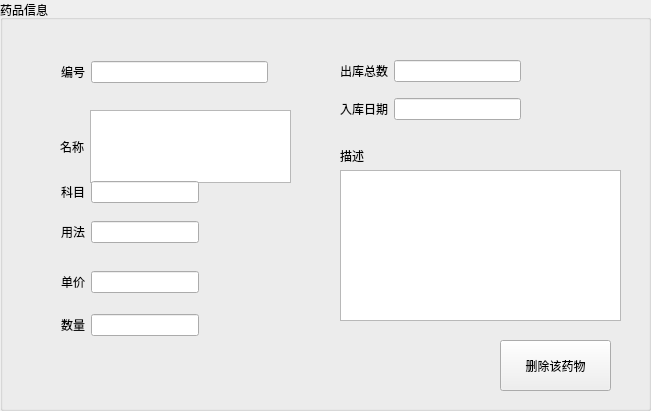
    <widget class="QGroupBox" name="medicinesgroupBox">
     <property name="geometry">
      <rect>
       <x>30</x>
       <y>10</y>
       <width>651</width>
       <height>411</height>
      </rect>
     </property>
     <property name="styleSheet">
      <string notr="true">font: 75 12pt &quot;黑体&quot;;</string>
     </property>
     <property name="title">
      <string>药品信息</string>
     </property>
     <widget class="QLabel" name="mlabel_26">
      <property name="geometry">
       <rect>
        <x>340</x>
        <y>140</y>
        <width>61</width>
        <height>31</height>
       </rect>
      </property>
      <property name="text">
       <string>描述</string>
      </property>
     </widget>
     <widget class="QTextEdit" name="mdesctextEdit">
      <property name="geometry">
       <rect>
        <x>340</x>
        <y>170</y>
        <width>281</width>
        <height>151</height>
       </rect>
      </property>
     </widget>
     <widget class="QWidget" name="layoutWidget">
      <property name="geometry">
       <rect>
        <x>340</x>
        <y>50</y>
        <width>181</width>
        <height>81</height>
       </rect>
      </property>
      <layout class="QVBoxLayout" name="verticalLayout_12">
       <item>
        <layout class="QHBoxLayout" name="horizontalLayout_35">
         <item>
          <widget class="QLabel" name="label_27">
           <property name="text">
            <string>出库总数</string>
           </property>
          </widget>
         </item>
         <item>
          <widget class="QLineEdit" name="mecountlineEdit"/>
         </item>
        </layout>
       </item>
       <item>
        <layout class="QHBoxLayout" name="horizontalLayout_34">
         <item>
          <widget class="QLabel" name="label_25">
           <property name="text">
            <string>入库日期</string>
           </property>
          </widget>
         </item>
         <item>
          <widget class="QLineEdit" name="midatelineEdit"/>
         </item>
        </layout>
       </item>
      </layout>
     </widget>
     <widget class="QPushButton" name="deletempushButton">
      <property name="geometry">
       <rect>
        <x>500</x>
        <y>340</y>
        <width>111</width>
        <height>51</height>
       </rect>
      </property>
      <property name="text">
       <string>删除该药物</string>
      </property>
     </widget>
     <widget class="QWidget" name="layoutWidget">
      <property name="geometry">
       <rect>
        <x>60</x>
        <y>110</y>
        <width>231</width>
        <height>73</height>
       </rect>
      </property>
      <layout class="QHBoxLayout" name="horizontalLayout_7">
       <item>
        <widget class="QLabel" name="label_20">
         <property name="text">
          <string>名称</string>
         </property>
        </widget>
       </item>
       <item>
        <widget class="QTextEdit" name="mnamelineEdit"/>
       </item>
      </layout>
     </widget>
     <widget class="QWidget" name="layoutWidget">
      <property name="geometry">
       <rect>
        <x>61</x>
        <y>60</y>
        <width>207</width>
        <height>24</height>
       </rect>
      </property>
      <layout class="QHBoxLayout" name="horizontalLayout_28">
       <item>
        <widget class="QLabel" name="label_19">
         <property name="text">
          <string>编号</string>
         </property>
        </widget>
       </item>
       <item>
        <widget class="QLineEdit" name="midlineEdit"/>
       </item>
      </layout>
     </widget>
     <widget class="QWidget" name="layoutWidget">
      <property name="geometry">
       <rect>
        <x>61</x>
        <y>180</y>
        <width>219</width>
        <height>24</height>
       </rect>
      </property>
      <layout class="QHBoxLayout" name="horizontalLayout_30">
       <item>
        <widget class="QLabel" name="label_21">
         <property name="text">
          <string>科目</string>
         </property>
        </widget>
       </item>
       <item>
        <widget class="QLineEdit" name="mtypelineEdit"/>
       </item>
       <item>
        <spacer name="horizontalSpacer_26">
         <property name="orientation">
          <enum>Qt::Horizontal</enum>
         </property>
         <property name="sizeHint" stdset="0">
          <size>
           <width>40</width>
           <height>20</height>
          </size>
         </property>
        </spacer>
       </item>
      </layout>
     </widget>
     <widget class="QWidget" name="layoutWidget">
      <property name="geometry">
       <rect>
        <x>61</x>
        <y>220</y>
        <width>219</width>
        <height>24</height>
       </rect>
      </property>
      <layout class="QHBoxLayout" name="horizontalLayout_31">
       <item>
        <widget class="QLabel" name="label_22">
         <property name="text">
          <string>用法</string>
         </property>
        </widget>
       </item>
       <item>
        <widget class="QLineEdit" name="musageineEdit"/>
       </item>
       <item>
        <spacer name="horizontalSpacer_25">
         <property name="orientation">
          <enum>Qt::Horizontal</enum>
         </property>
         <property name="sizeHint" stdset="0">
          <size>
           <width>40</width>
           <height>20</height>
          </size>
         </property>
        </spacer>
       </item>
      </layout>
     </widget>
     <widget class="QWidget" name="layoutWidget">
      <property name="geometry">
       <rect>
        <x>61</x>
        <y>270</y>
        <width>219</width>
        <height>24</height>
       </rect>
      </property>
      <layout class="QHBoxLayout" name="horizontalLayout_32">
       <item>
        <widget class="QLabel" name="mlabel_23">
         <property name="text">
          <string>单价</string>
         </property>
        </widget>
       </item>
       <item>
        <widget class="QLineEdit" name="mpricelineEdit"/>
       </item>
       <item>
        <spacer name="horizontalSpacer_7">
         <property name="orientation">
          <enum>Qt::Horizontal</enum>
         </property>
         <property name="sizeHint" stdset="0">
          <size>
           <width>40</width>
           <height>20</height>
          </size>
         </property>
        </spacer>
       </item>
      </layout>
     </widget>
     <widget class="QWidget" name="layoutWidget">
      <property name="geometry">
       <rect>
        <x>61</x>
        <y>310</y>
        <width>219</width>
        <height>30</height>
       </rect>
      </property>
      <layout class="QHBoxLayout" name="horizontalLayout_33">
       <item>
        <widget class="QLabel" name="mlabel_24">
         <property name="text">
          <string>数量</string>
         </property>
        </widget>
       </item>
       <item>
        <widget class="QLineEdit" name="mcountlineEdit"/>
       </item>
       <item>
        <spacer name="horizontalSpacer_9">
         <property name="orientation">
          <enum>Qt::Horizontal</enum>
         </property>
         <property name="sizeHint" stdset="0">
          <size>
           <width>78</width>
           <height>28</height>
          </size>
         </property>
        </spacer>
       </item>
      </layout>
     </widget>
    </widget>
